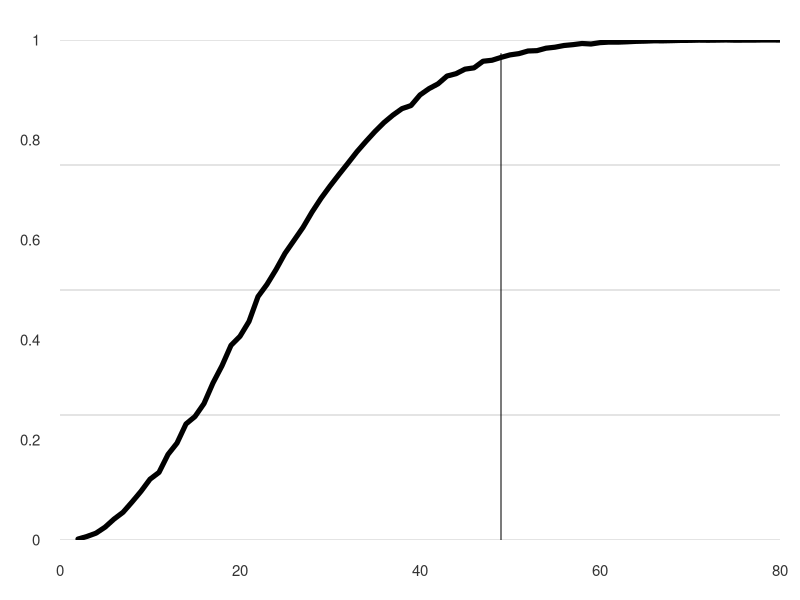

Write the R code that produced this figure.
## ---- chunk 1
#| output: false
#| code-fold: false

nr_people <- 25 
simulate_birthdays <- function(nr_people, nr_sim = 10000) {
	birthday_events <- replicate(n = nr_sim, {
		birthdays <- sample(x = 1:365, size = nr_people, replace = TRUE)
		anyDuplicated(birthdays) > 0
	})
	mean(birthday_events)  # this returns implicitly!
}
pr_same_bday <- simulate_birthdays(nr_people)
bday_match_size <- sapply(2:90, simulate_birthdays, nr_sim = 10000)

## ---- chunk 2
#| output: true
#| warning: false
#| code-fold: true
#| code-summary: Show the visualization code
#| fig-cap: "Probability of matching birthdays as a function of the number of people"
#| column: margin

par(mar = c(3, 3, 2, 1), # Dist' from plot to side of page
    mgp = c(2, 0.4, 0), # Dist' plot to label
    las = 1, # Rotate y-axis text
    tck = -.01, # Reduce tick length
    xaxs = "i", yaxs = "i") # Remove plot padding

plot(
	x = 2:90, y = bday_match_size, 
	type = "l", lty = 1, lwd = 5,
	xlab = "", ylab = "", # Labels
	axes = FALSE, # Don't plot the axes
	frame.plot = FALSE, # Remove the frame
	xlim = c(0, 80), ylim = c(0, 1), # Limits
	panel.first = abline(h = seq(0, 1, 0.25), col = "grey80")
)
segments(49, bday_match_size[50], 49, 0)

at <- pretty(2:90)
mtext(side = 1, text = at, at = at,
      col = "grey20", line = 1, cex = 0.9)
at = pretty(bday_match_size)
mtext(side = 2, text = at, at = at, col = "grey20", line = 1, cex = 0.9)

